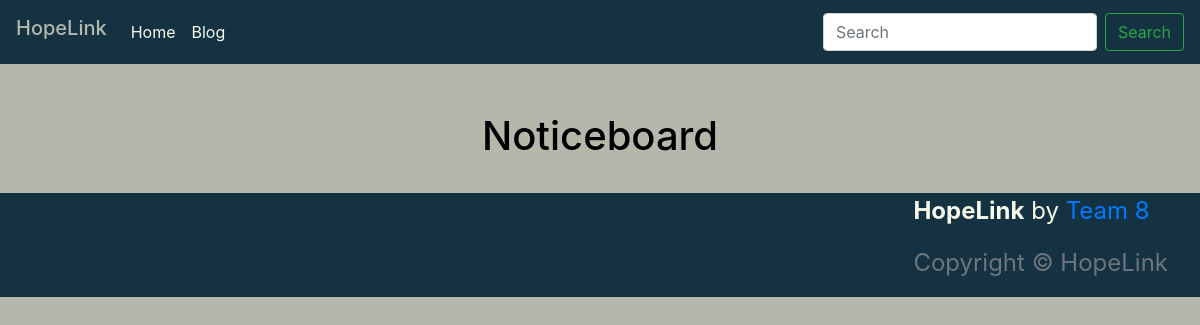
The page /blog/ on the database as committed earlier.
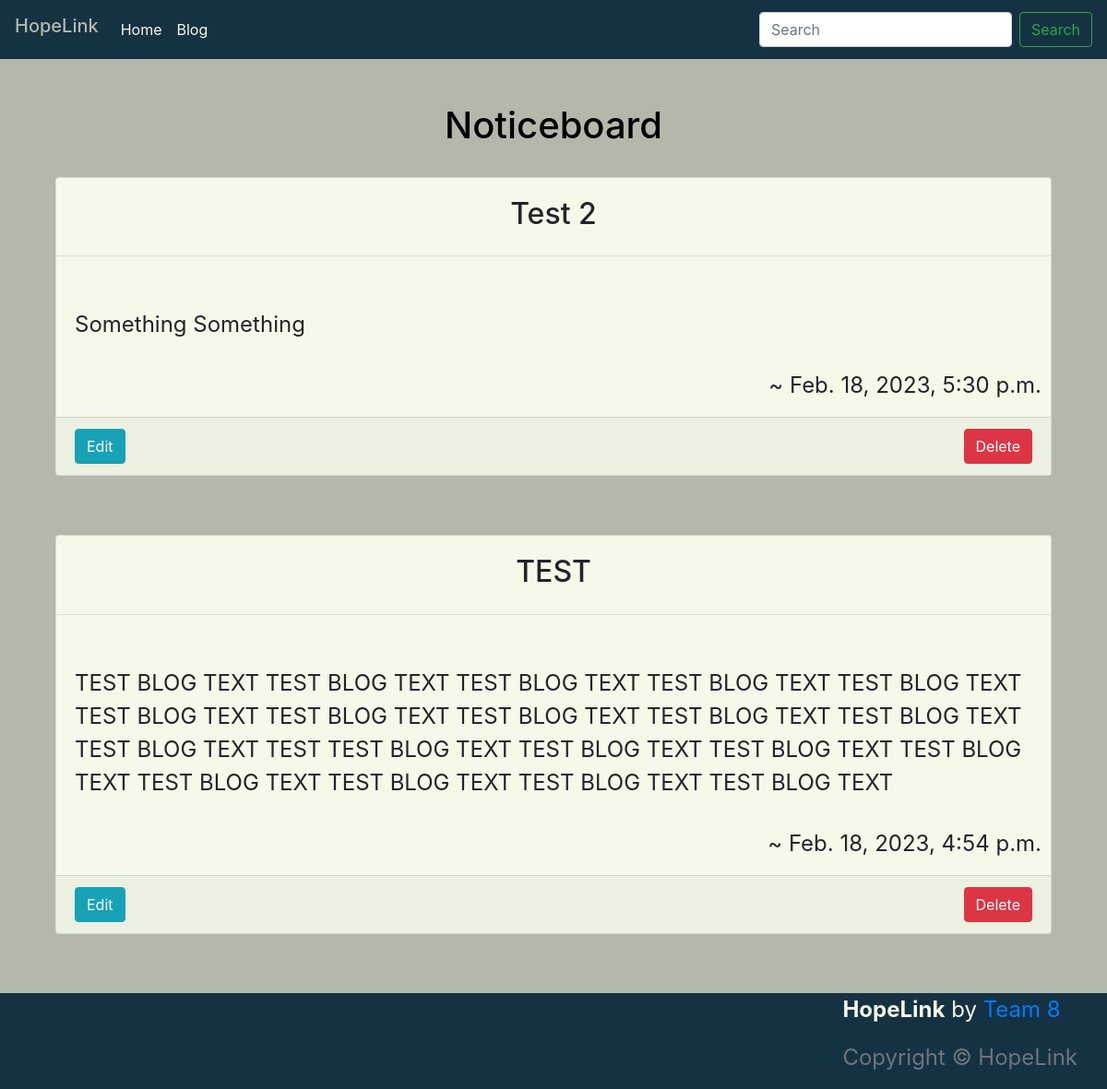
The same page on the database as committed later.
### blog/models.py (models this page shows, shortened)
class Blog(models.Model):
    title = models.CharField(max_length=250, null=False, default='Add Blog title here', unique=True)
    body = models.TextField(null=False, default='Add Blog content here')
    added_on = models.DateTimeField(auto_now_add=True)
    class Meta:
        ordering = ['-added_on']

### blog/views.py (the view)
# urls.py: path('', views.blog, name='blog'),
def blog(request):
    blog = Blog.objects.all()
    template = 'blog/blog.html'
    context = {
        'blog': blog,
    }
    return render(request, template, context)

### blog/templatetags/group_auth.py (called while the page is built)
@register.filter(name='has_group')
def has_group(user, group_name):
    return user.groups.filter(name=group_name).exists()

### blog/templates/blog/blog.html (shortened to what this page needs)
{% extends "base.html" %}
{% load static %}
{% block content %}
<div class="container h-100 text-center">
    <div class="row h-100">
        <div class="col mt-5">
            <h1 class="home-pg-text text-center title-margin" id="black">
                Noticeboard
            </h1>
            <div class="container">
                <div class="row">
                    <div class="col-12">
                        {% for blog in blog %}
                        <div class="card w-100 message-hl card-main-hl">
                            <h2 class="card-title card-heading-hl">{{ blog.title }}</h2>
                            <hr>
                            <p class="card-body text-left card-heading-hl">{{blog.body}}</p>
                            <p class="text-right margin-right-hl">~ {{ blog.added_on }}</p>
                            <div class="card-footer">
                                <small class="ml-3">
                                    <a class="btn btn-info left" href="#">Edit</a>
                                    <a class="btn btn-danger right" href="#">Delete</a>
                                </small>
                            </div>
                        </div>
                        {% endfor %}
                    </div>
                </div>
            </div>
        </div>
    </div>
</div>
{% endblock %}

### templates/base.html (shortened to what this page needs)
{% load static %}
<!doctype html>
<html lang="en">
<head>
    {% block corecss %}
    <link rel="stylesheet" href="https://cdn.jsdelivr.net/npm/bootstrap@4.0.0/dist/css/bootstrap.min.css"
>
    <link rel="stylesheet" href="https://use.fontawesome.com/releases/v5.6.1/css/all.css"
>
    <link rel="stylesheet" href="{% static 'css/base.css' %}">
    {% endblock %}
</head>
<body class="text-clear">
    <nav class="navbar navbar-expand-lg">
        <a href="{% url 'home' %}">
            <h1 class="navbar-brand" href="">HopeLink</h1>
        </a>
        <div class="navbar-collapse collapse" id="navbarToggleExternalContent">
            <div class="navbar-collapse">
                <ul class="navbar-nav">
                    <li class="nav-item">
                        <a class="nav-link" href="{% url 'home' %}">Home</a>
                    </li>
                    <li class="nav-item">
                        <a class="nav-link" href="{% url 'blog' %}">Blog</a>
                    </li>
                </ul>
            </div>
            <form class="form-inline">
                <input class="form-control mr-sm-2" type="search" placeholder="Search" aria-label="Search">
                <button class="btn btn-outline-success my-2 my-sm-0" type="submit">Search</button>
            </form>
        </div>
    </nav>
    <div id="block_content_div">
        {% block content %}
        {% endblock %}
    </div>
    <footer>
        <div class="right footer-margin">
            <p>
                <strong>HopeLink</strong> by <a href="#">Team 8</a>
            </p>
            <p class="copyright text-muted">Copyright &copy; HopeLink </p>
        </div>
    </footer>
</body>
</html>

### static/css/base.css (style rules this page uses)
body { background-color: #b4b8ab; min-height: 100vh; display: flex; flex-direction: column; }
#black { color: black; }
nav { background-color: #153243; }
h1 { color: #b4b8ab; }
nav a { color: #f4f9e9; }
button { color: #f4f9e9; }
footer { background-color: #153243; color: #f4f9e9; position: relative; bottom: 0; }
p { font-size: 1.5rem; font-weight: 400; }
.card-heading-hl { margin: 20px 0 10px 0; text-transform: capitalize; }
.card-main-hl { margin-bottom: 4rem; background-color: #F4F9E9; }
.left { float: left; }
.right { float: right; }
.margin-right-hl { margin-right: 10px; }
.message-hl { transition: .5s; }
.footer-margin { margin-right: 2rem; }
.title-margin { margin-bottom: 2rem; }

Rows that differ between the two databases and show on the page:
added Blog: title "Test 2", body "Something Something", added_on "Feb. 18, 2023, 5:30 p.m."
added Blog: title "TEST", body "TEST BLOG TEXT TEST BLOG TEXT TEST BLOG TEXT TEST BLOG TEXT TEST BLOG TEXT TEST BLOG TEXT TEST BLOG TEXT TEST BLOG TEXT TEST BLOG TEXT TEST BLOG TEXT TEST BLOG TEXT TEST TEST BLOG TEXT TEST BLOG TEXT TEST BLOG TEXT TEST BLOG TEXT TEST BLOG TEXT TEST BLOG TEXT TEST BLOG TEXT TEST BLOG TEXT", added_on "Feb. 18, 2023, 4:54 p.m."
